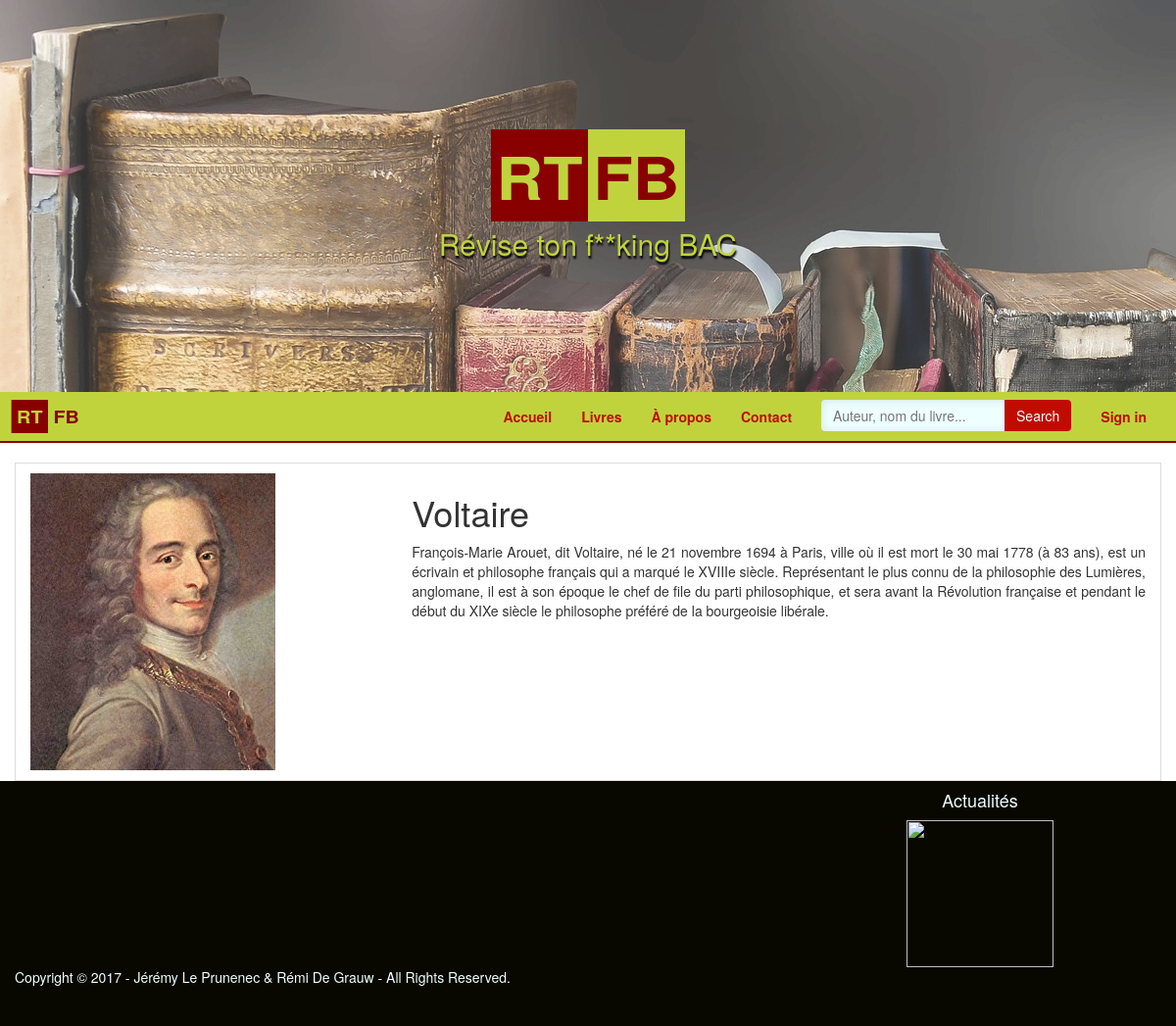
Page /posts/author/10 on the committed database.
### blog/models.py (models this page shows, shortened)
class DescribeModel(TimestampModel):
    name = models.CharField(max_length=100)
    headline = models.TextField()
    class Meta:
        abstract = True

class UserModel(models.Model):
    User = models.ForeignKey(settings.AUTH_USER_MODEL, default=1)
    class Meta:
        abstract = True

class Author(DescribeModel, UserModel):
    picture = models.ImageField()

### blog/views.py (the view)
# urls.py: url(r'^author/(?P<id>\d+)$', views.author, name="author"),
def author(request, id):
    return render(request, 'blog/author.html', {
    'author': get_object_or_404(Author,pk=id),
    'posts': Post.objects.filter(Author__id=id)
    })

### blog/templates/blog/author.html (shortened to what this page needs)
{% extends 'layouts/base.html' %}
{% load static %}
{% block link %}<link rel="stylesheet" href="{% static 'blog/css/style.css' %}">{% endblock %}
{% block content %}
  <article class="container-fluid">
    <div class="row">
      <div class="col-sm-4">
        <img src="{{ author.picture.url }}" alt="{{ author.name }}">
      </div>
      <div class="col-sm-8">
          <h1>{{ author.name }}</h1>
          <p>{{ author.headline }}</p>
      </div>
    </div>
  </article>
{% endblock %}

### static/css/style.css (style rules this page uses)
* { margin: 0; padding: 0; box-sizing: border-box }
p { text-align: justify }

### blog/static/blog/css/style.css (style rules this page uses)
article { border: 1px solid #DDD; padding: 10px; float: left; }

### rows in the picture
Author: picture (picture), name "Voltaire", headline "François-Marie Arouet, dit Voltaire, né le 21 novembre 1694 à Paris, ville où il est mort le 30 mai 1778 (à 83 ans), est un écrivain et philosophe français qui a marqué le XVIIIe siècle. Représentant le plus connu de la philosophie des Lumières, anglomane, il est à son époque le chef de file du parti philosophique, et sera avant la Révolution française et pendant le début du XIXe siècle le philosophe préféré de la bourgeoisie libérale."
